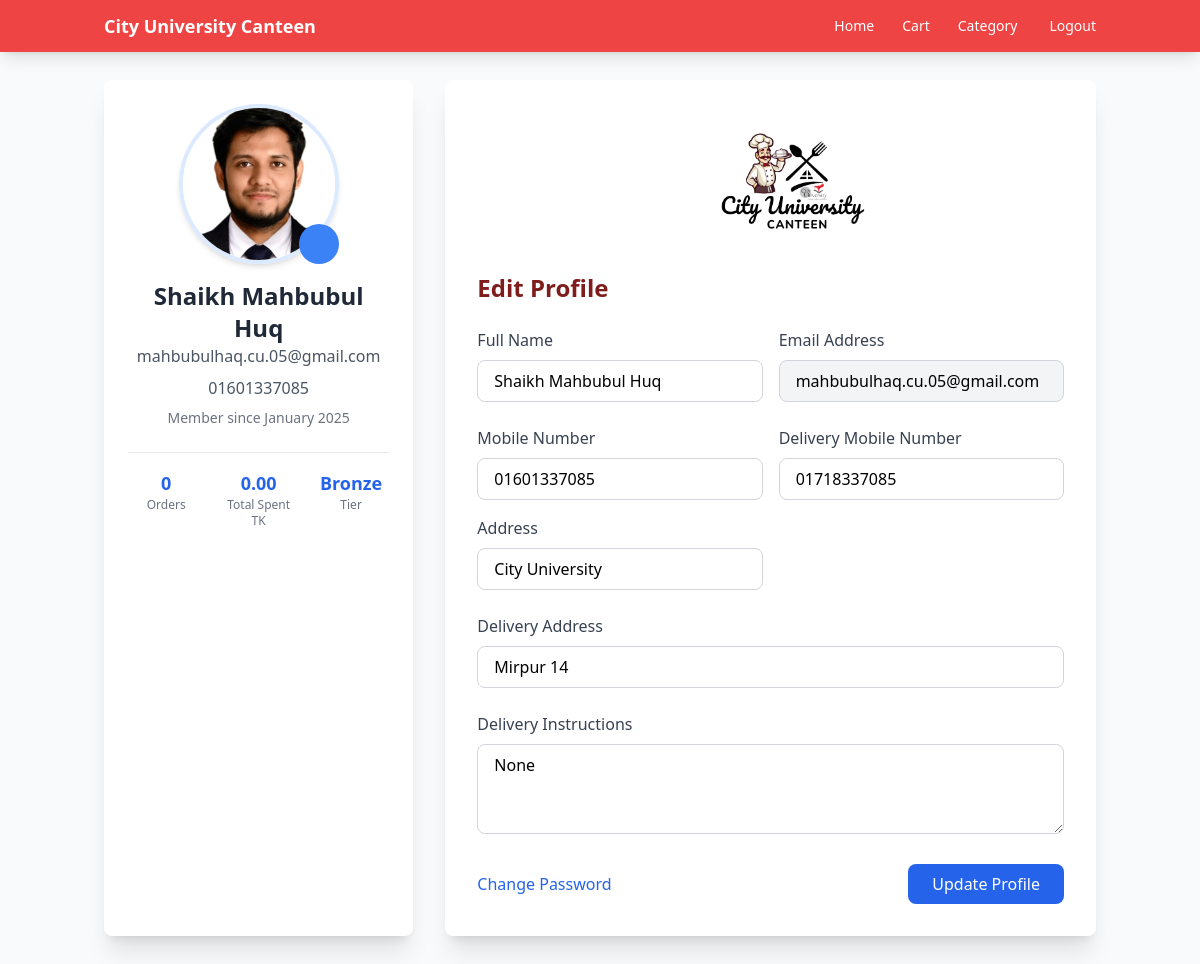
Screenshot of /model/profile.php (signed in) with the database file from the repository.
### tables this page shows
CREATE TABLE `customers` (
  `id` int(11) NOT NULL,
  `customer_name` varchar(100) NOT NULL,
  `email` varchar(100) NOT NULL,
  `password` varchar(255) NOT NULL,
  `phone` varchar(15) DEFAULT NULL,
  `address` varchar(255) DEFAULT NULL,
  `created_at` timestamp NOT NULL DEFAULT current_timestamp(),
  `profile_picture` varchar(255) DEFAULT NULL,
  `delivery_address` varchar(255) DEFAULT NULL,
  `delivery_notice` text DEFAULT NULL,
  `delivery_mobile` varchar(20) DEFAULT NULL,
  `signup_method` enum('regular','google') DEFAULT 'regular'
);

### model/profile.php (the view, shortened to what this page needs)
<?php
include '../db/db.php';
try {
    $user_id = $_SESSION['user_id'];
    $stmt = $conn->prepare("
        SELECT
            c.*,
            COUNT(o.id) as total_orders,
            COALESCE(SUM(o.net_total), 0) as total_spent
        FROM
            customers c
        LEFT JOIN
            orders o ON c.id = o.customer_id
        WHERE
            c.id = ?
        GROUP BY
            c.id
    ");
    $stmt->bind_param("i", $user_id);
    $stmt->execute();
    $result = $stmt->get_result();
    $customer = $result->fetch_assoc();
} catch (Exception $e) {
    error_log("Profile fetch error: " . $e->getMessage());
    header('Location: ../model/login.php?error=1');
    exit();
}
?>
<!DOCTYPE html>
<html lang="en">
<head>
    <script src="https://cdn.tailwindcss.com"></script>
    <link href="https://cdn.jsdelivr.net/npm/remixicon@3.5.0/fonts/remixicon.css" rel="stylesheet">
</head>
<body class="bg-gray-50">
    <nav class="bg-red-500 text-white shadow-lg fixed w-full top-0 z-50">
        <div class="container mx-auto px-4 flex justify-between items-center py-3">
            <div class="flex items-center space-x-2">
                <span class="text-lg font-semibold">City University Canteen</span>
            </div>
            <div class="flex space-x-6 text-sm font-medium">
                <a href="welcome.php" class="flex items-center space-x-1 menu-item hover:text-blue-300 transition">
                    <span>Home</span>
                </a>
                <a href="cart.php" class="flex items-center space-x-1 menu-item hover:text-blue-300 transition">
                    <span>Cart</span>
                </a>
                <div class="relative dropdown">
                    <a href="#" class="flex items-center space-x-1 menu-item hover:text-blue-300 transition">
                        <span>Category</span>
                    </a>
                </div>
                <a href="logout.php" class="flex items-center space-x-1 menu-item hover:text-blue-300 transition">
                    <span>Logout</span>
                </a>
            </div>
        </div>
    </nav>
    <div class="container mx-auto px-4 py-20">
        <div class="grid grid-cols-1 md:grid-cols-3 gap-8">
            <div class="md:col-span-1 bg-white shadow-xl rounded-lg p-6 text-center">
                <?php
                $profile_pic = $customer['profile_picture']
                    ? "../uploads/profiles/" . htmlspecialchars($customer['profile_picture'])
                    : "https://via.placeholder.com/150";
                ?>
                <form method="POST" enctype="multipart/form-data">
                    <div class="relative mx-auto w-40 h-40 mb-4">
                        <img src="<?= $profile_pic ?>"
                             alt="Profile Picture"
                             class="w-full h-full rounded-full object-cover border-4 border-blue-100 shadow-md"
                             id="profile-preview">
                        <label for="profile_picture_upload" class="absolute bottom-0 right-0 bg-blue-500 text-white rounded-full w-10 h-10 flex items-center justify-center cursor-pointer hover:bg-blue-600 transition">
                        </label>
                    </div>
                </form>
                <h2 class="text-2xl font-bold text-gray-800"><?= htmlspecialchars($customer['customer_name']) ?></h2>
                <p class="text-gray-600 mb-2"><?= htmlspecialchars($customer['email']) ?></p>
                <p class="text-gray-600 mb-2"><?= htmlspecialchars($customer['phone']) ?></p>
                <p class="text-gray-500 text-sm">Member since <?= date('F Y', strtotime($customer['created_at'] ?? 'now')) ?></p>
                <div class="mt-6 grid grid-cols-3 gap-4 border-t pt-4">
                    <div>
                        <p class="text-lg font-bold text-blue-600"><?= htmlspecialchars($customer['total_orders'] ?? 0) ?></p>
                        <p class="text-xs text-gray-500">Orders</p>
                    </div>
                    <div>
                        <p class="text-lg font-bold text-blue-600"><?= number_format($customer['total_spent'], 2) ?></p>
                        <p class="text-xs text-gray-500">Total Spent TK</p>
                    </div>
                    <div>
                        <p class="text-lg font-bold text-blue-600">
                            <?php
                            $total_spent = $customer['total_spent'];
                            if ($total_spent < 2000) echo 'Bronze';
                            elseif ($total_spent < 3000) echo 'Silver';
                            else echo 'Gold';
                            ?>
                        </p>
                        <p class="text-xs text-gray-500">Tier</p>
                    </div>
                </div>
            </div>
            <div class="md:col-span-2 bg-white shadow-xl rounded-lg p-8">
                <img src="../static/logo.png" alt="Logo" class="w-40 h-45  id="profile-preview" style="margin-left: 40%;">
                <h3 class="text-2xl font-semibold text-gray-800 mb-6 text-red-900">Edit Profile</h3>
                <form method="POST" enctype="multipart/form-data" class="space-y-6">
                    <div class="grid md:grid-cols-2 gap-4">
                        <div>
                            <label class="block text-gray-700 mb-2">Full Name</label>
                            <input type="text"
                                   name="customer_name"
                                   value="<?= htmlspecialchars($customer['customer_name']) ?>"
                                   class="w-full px-4 py-2 border border-gray-300 rounded-lg focus:outline-none focus:ring-2 focus:ring-red-500">
                        </div>
                        <div>
                            <label class="block text-gray-700 mb-2">Email Address</label>
                            <input type="email"
                                   value="<?= htmlspecialchars($customer['email']) ?>"
                                   class="w-full px-4 py-2 border border-gray-300 rounded-lg bg-gray-100 cursor-not-allowed"
                                   readonly>
                        </div>
                    </div>
                    <div class="grid md:grid-cols-2 gap-4">
                        <div>
                            <label class="block text-gray-700 mb-2">Mobile Number</label>
                            <input type="tel"
                                   name="phone"
                                   value="<?= htmlspecialchars($customer['phone']?? '') ?>"
                                   class="w-full px-4 py-2 border border-gray-300 rounded-lg focus:outline-none focus:ring-2 focus:ring-red-500"
                                   pattern="01[0-9]{9}"
                                   title="Please enter a 11-digit phone number">
                        </div>
                        <div>
                            <label class="block text-gray-700 mb-2">Delivery Mobile Number</label>
                            <input type="tel"
                                   name="delivery_mobile"
                                   value="<?= htmlspecialchars($customer['delivery_mobile'] ?? '') ?>"
                                   class="w-full px-4 py-2 border border-gray-300 rounded-lg focus:outline-none focus:ring-2 focus:ring-red-500"
                                   pattern="01[0-9]{9}"
                                   title="Please enter a 11-digit phone number">
                        </div>
                        <div>
                            <label class="block text-gray-700 mb-2">Address</label>
                            <input type="text"
                                   name="address"
                                   value="<?= htmlspecialchars($customer['address']) ?>"
                                   class="w-full px-4 py-2 border border-gray-300 rounded-lg focus:outline-none focus:ring-2 focus:ring-red-500">
                        </div>
                    </div>
                    <div>
                        <label class="block text-gray-700 mb-2">Delivery Address</label>
                        <input type="text"
                               name="delivery_address"
                               value="<?= htmlspecialchars($customer['delivery_address']) ?>"
                               class="w-full px-4 py-2 border border-gray-300 rounded-lg focus:outline-none focus:ring-2 focus:ring-red-500">
                    </div>
                    <div>
                        <label class="block text-gray-700 mb-2">Delivery Instructions</label>
                        <textarea
                            name="delivery_notice"
                            rows="3"
                            class="w-full px-4 py-2 border border-gray-300 rounded-lg focus:outline-none focus:ring-2 focus:ring-red-500"
                        ><?= htmlspecialchars($customer['delivery_notice']) ?></textarea>
                    </div>
                    <div class="flex items-center justify-between">
                        <a href="../view/forget.html" class="text-blue-600 hover:underline">Change Password</a>
                        <button type="submit"
                                name="update_profile"
                                class="bg-blue-600 text-white px-6 py-2 rounded-lg hover:bg-red-700 transition">
                            Update Profile
                        </button>
                    </div>
                </form>
            </div>
        </div>
    </div>
</body>
</html>

### rows the page displays
customers: profile_picture (picture), customer_name "Shaikh Mahbubul Huq", email "mahbubulhaq.cu.05@gmail.com", phone "01601337085", created_at "January 2025", delivery_mobile "01718337085", address "City University", delivery_address "Mirpur 14", delivery_notice "None"

### other values shown
$customer['total_orders'] "0"
$customer['total_spent'] "0.00"
